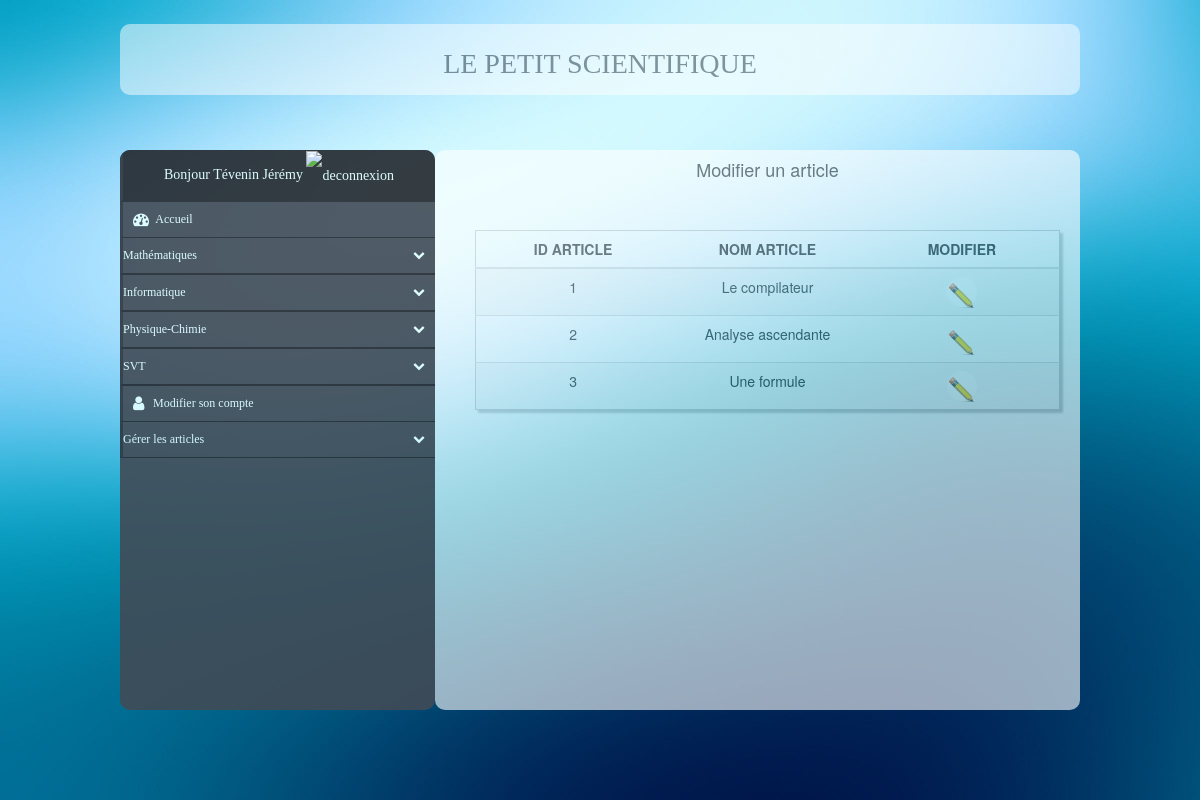
Page /lepetitscientifique?modifierArticle (signed in) on the committed database.
### tables this page shows
CREATE TABLE `categorie` (
  `id_categ` int(11) NOT NULL,
  `nom_categ` varchar(40) NOT NULL
);

CREATE TABLE `article` (
  `id_souscateg` int(11) NOT NULL,
  `id_article` int(11) NOT NULL,
  `id_auteur` int(11) NOT NULL,
  `date` date NOT NULL,
  `nom_article` varchar(50) NOT NULL,
  `repertoire` varchar(45) NOT NULL,
  `url` varchar(45) NOT NULL
);

### categorieModel.php (called while the page is built, shortened)
<?php
class Categorie {
	private $_db;
	public function __construct() 	{
		try {
			$this->_db = new PDO('mysql:host='.HOSTNAME.';dbname='.DBMENU, USER, PASSWD);
		} catch (PDOException $e) {
			print 'Error!: ' . $e_>getMessage() . '<br/>';
			die();
		}
	}
	public function getCategories() {
		$query = "SELECT * FROM categorie";
		$request = $this->_db->prepare($query);
		$request->execute();
		$data = $request->fetchAll();
		return $data;
	}
}
?>

### articleModel.php (called while the page is built, shortened)
<?php
class Article {
	private $_db;
	public function __construct() 	{
		try {
			$this->_db = new PDO('mysql:host='.HOSTNAME.';dbname='.DBMENU, USER, PASSWD);
		} catch (PDOException $e) {
			print 'Error!: ' . $e_>getMessage() . '<br/>';
			die();
		}
	}
	public function getArticles() {
		$query = "SELECT * FROM article";
		$request = $this->_db->prepare($query);
		$request->execute();
		return $request->fetchAll();
	}
}
?>

### vueMenu.php (the view, shortened to what this page needs)
<?php
function menu($dataCateg, $dataSousCateg, $dataArticle) {
	echo " 		<div class=\"nav-side-menu\">\n";
	echo "			<div class=\"menu-list\">\n";
	echo " 				<ul id=\"menu-content\" class=\"menu-content collapse out\">\n";
	echo " 					<li class=\"brand\">\n";
	if (isset($_SESSION['mail'])) {
		echo "						Bonjour ".$_SESSION['prenom']." ".$_SESSION['nom']."\n";
		echo "						<a href=\"deconnexion.php\"><img src=\"images/dec.png\" width=\"25\" height=\"25\" alt=\"deconnexion\"/></a>\n";
	}
	echo " 					</li>\n";
	echo " 					<li>\n";
	echo "						<a class=\"block\" href=\"lepetitscientifique.php\">\n";
	echo "							<i class=\"fa fa-dashboard fa-lg\"></i> Accueil\n";
	echo "						</a>\n";
	echo "					</li>\n";
	$cpt = 0;
	foreach($dataCateg as $nomCateg) {
		$cpt = $cpt + 1;
		echo " 					<li data-toggle=\"collapse\" data-target=\"#categ".$cpt."\" class=\"collapsed\">\n";
		echo "						".$nomCateg['nom_categ']." <span class=\"arrow\"></span>\n";
		echo " 					</li>\n";
		echo "					<li><ul class=\"sub-menu collapse\" id=\"categ".$cpt."\">\n";
		echo " 					</ul></li>\n";
	}
	if (isset($_SESSION['mail']) && $_SESSION['admin'] == 1) {
		echo " 				<li data-toggle=\"collapse\" data-target=\"#new\" class=\"collapsed \">\n";
		echo "					Gérer les catégories<span class=\"arrow\"></span>\n";
		echo " 					<ul class=\"sub-menu collapse\" id=\"new\">\n";
		echo " 						<li>\n";
		echo "							<a class=\"block\" href=\"lepetitscientifique?ajouterCateg\">Ajouter une catégorie</a>\n";
		echo "						</li>\n";
		echo " 						<li>\n";
		echo "							<a class=\"block\" href=\"lepetitscientifique?modifierCateg\">Modifier une catégorie</a>\n";
		echo "						</li>\n";
		echo " 						<li>\n";
		echo "							<a class=\"block\" href=\"lepetitscientifique?supprimerCateg\">Supprimer une catégorie</a>\n";
		echo "						</li>\n";
		echo "					</ul>\n";
		echo "				</li>\n";
		echo " 				<li data-toggle=\"collapse\" data-target=\"#new1\" class=\"collapsed \">\n";
		echo "					Gérer les sous-catégories<span class=\"arrow\"></span>\n";
		echo " 					<ul class=\"sub-menu collapse\" id=\"new1\">\n";
		echo " 						<li>\n";
		echo "							<a class=\"block\" href=\"lepetitscientifique?ajouterSousCateg\">Ajouter une sous-categorie</a>\n";
		echo "						</li>\n";
		echo " 						<li>\n";
		echo "							<a class=\"block\" href=\"lepetitscientifique?modifierSousCateg\">Modifier une sous-categorie</a>\n";
		echo "						</li>\n";
		echo " 						<li>\n";
		echo "							<a class=\"block\" href=\"lepetitscientifique?supprimerSousCateg\">Supprimer une sous-categorie</a>\n";
		echo "						</li>\n";
		echo "					</ul>\n";
		echo "				</li>\n";
		echo " 					<li>\n";
		echo "						<a href=\"lepetitscientifique?supprimerAuteur\">Supprimer un auteur</a>\n";
		echo "					</li>\n";
	} else if (isset($_SESSION['mail'])) {
		echo " 					<li>\n";
		echo "						<a class=\"block\" href=\"lepetitscientifique?modifierAuteur\"><i class=\"fa fa-user fa-lg\"></i>Modifier son compte</a>\n";
		echo "					</li>\n";
		echo " 					<li data-toggle=\"collapse\" data-target=\"#new2\" class=\"collapsed \">\n";
		echo "						Gérer les articles<span class=\"arrow\"></span>\n";
		echo "					</li>\n";
	}
	echo " 				</ul>\n";
	echo " 			</div>\n";
	echo " 		</div>\n";
}
?>

### vueGestionArticle.php (shortened to what this page needs)
<?php
function modifierArticle($dataArticle) {
	echo "			<h4>Modifier un article</h4>\n";
	echo "			<div class=\"custyle\">\n";
	if (isset($_GET['update_id_article']) && isset($_GET['update_nom_article']) && isset($_GET['repertoire'])) {
?>
		<form method="post" action="modifierContenu.php">
<?php
			$id = $_GET['update_id_article'];
			$nom = $_GET['update_nom_article'];
			$repertoire = $_GET['repertoire'];
			echo "			<input type=\"hidden\" name=\"modifierArticle\" />\n";
			echo "			<input type=\"hidden\" name=\"update_id_article\" value=\"$id\"/>\n";
			echo "			<input type=\"hidden\" name=\"update_nom_article\" value=\"$nom\"/>\n";
			echo "			<input type=\"hidden\" name=\"repertoire\" value=\"$repertoire\"/>\n";
			$texte = file_get_contents( "articles/".$_GET['repertoire']."/texte.txt" );
			echo "				<label>\n";
			echo "				<textarea name=\"textarea\" id=\"textarea\"> $texte </textarea>\n";
?>
				<script type="text/javascript">
					CKEDITOR.replace( 'textarea' );
				</script>
			</label>
			<br>
			<button class="btn btn-primary btn-block btn-signin" type="submit" name="modifierArticle" value="Valider la modification">Valider la modification</button>
		</form>
<?php
	} else {
		echo "				<table class=\"table table-striped custab\">\n";
		echo "					<thead>\n";
		echo "						<tr>\n";
		echo "							<th> ID ARTICLE 		</th>\n";
		echo "							<th> NOM ARTICLE		</th>\n";
		echo "							<th> MODIFIER			</th>\n";
		echo "						</tr>\n";
		echo "					</thead>\n";
		foreach($dataArticle as $tuple) {
			if ($tuple['id_auteur'] == $_SESSION['id']) {
				echo "						<form action=\"lepetitscientifique.php\" method=\"get\">";
				echo "							<tr>\n";
				echo "								<td>\n";
				echo "									".$tuple['id_article']."\n";
				echo "								</td>\n";
				echo "								<td>\n";
				echo "									".$tuple['nom_article']."\n";
				echo "								</td>\n";
				echo " 								<td>\n";
				echo "									<button class=\"btn btn-default btn-circle\" type=\"submit\"><img width=\"25\" height=\"25\" src=\"images/modif.png\" alt=\"modifier\"/></button>\n";
				echo "								</td>\n";
				echo "							</tr>\n";
				echo "						</form>\n";
			}
		}
		echo "				</table>\n";
		echo " 			</div>\n";
	}
}
?>

### style.css (style rules this page uses)
.btn-circle { width: 30px; height: 30px; text-align: center; padding: 6px 0; font-size: 12px; line-height: 1.428571429; border-radius: 15px; border: none; }
h4 { margin-top: 10px; text-align: center; }
.centre td, th, tr { width: 120px; height: 30px; text-align: center; }
table { left: 300px; top: 150px; border: none; }
thead { font-weight: bold; }
.custyle { margin-right: 40px; margin-bottom: 140px; }
.custab { border: 1px solid #ccc; padding: 5px; margin-left: 20px; margin-top: 50px; overflow: auto; box-shadow: 3px 3px 2px #ccc; transition: 0.5s; }
a.block { display:inline-block; width: 83%; }
.nav-side-menu { opacity: 0.90; position: fixed; overflow: auto; font-family: verdana; font-size: 12px; font-weight: 200; background-color: #414b56; z-index: 1; left: 10%; top: 150px; width: 315px; height: 70%; color: #e1ffff; border-radius: 10px; }
.nav-side-menu .brand { background-color: #23282e; line-height: 50px; display: block; text-align: center; font-size: 14px; }
.nav-side-menu ul, .nav-side-menu li { list-style: none; padding: 0px; margin: 0px; line-height: 35px; cursor: pointer; }
.nav-side-menu li { padding-left: 0px; border-left: 3px solid #2e353d; border-bottom: 1px solid #23282e; }
.nav-side-menu li a { text-decoration: none; color: #e1ffff; }
.nav-side-menu li a i { padding-left: 10px; width: 20px; padding-right: 20px; }
@media (min-width: 767px) { .nav-side-menu .menu-list .menu-content { display: block; } }
body { margin: 0px; padding: 0px; background: url(images/fond2.jpeg) 0px center no-repeat; }

### rows in the picture
categorie: nom_categ "Mathématiques"
categorie: nom_categ "Informatique"
categorie: nom_categ "Physique-Chimie"
categorie: nom_categ "SVT"
article: id_article "1", nom_article "Le compilateur"
article: id_article "2", nom_article "Analyse ascendante"
article: id_article "3", nom_article "Une formule"

### other values in the picture
$_SESSION['prenom'] "Tévenin"
$_SESSION['nom'] "Jérémy"
